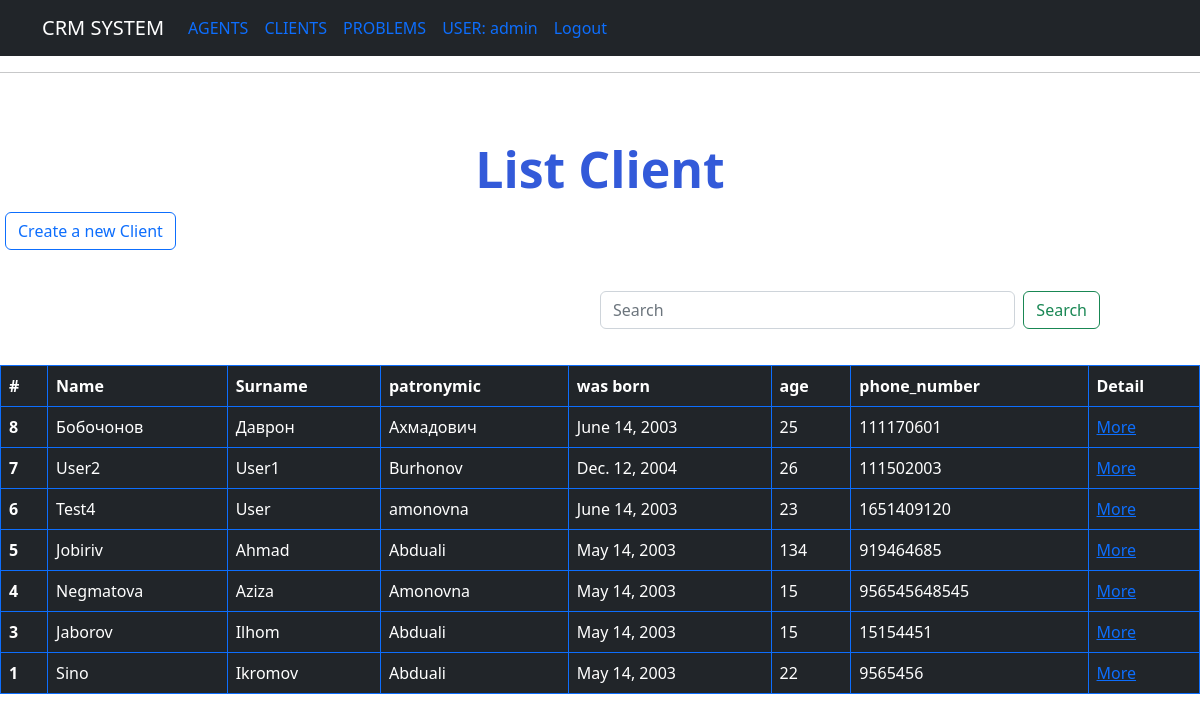
/ (signed in), run on the app's committed database.
### agents/models.py (models this page shows, shortened)
class CustomerUser(AbstractUser):
    pass

class Client(models.Model):
    GENDER = (
        ('male', 'male'),
        ('female', 'female')
    )
    first_name = models.CharField(max_length=100)
    last_name = models.CharField(max_length=100)
    patronymic = models.CharField(max_length=100)
    was_born = models.DateField(default=2003)
    gender = models.CharField(max_length=100, choices=GENDER)
    age = models.IntegerField(default=0)
    date_added = models.DateTimeField(auto_now_add=True)
    phone_number = models.CharField(max_length=20)
    email = models.EmailField()
    class Meta:
        ordering = ('-date_added',)

### client/views.py (the view)
# urls.py: path('', ListClientView.as_view(), name='list_client'),
class ListClientView(LoginRequiredMixin, generic.ListView):
    queryset = Client.objects.all()
    template_name = 'client/list_client.html'

### templates/client/list_client.html (shortened to what this page needs)
{% extends "base.html" %}
{% block content %}
<hr/>
<h1 class="list">List Client</h1>
<div class = "create_agent">
    <a class="btn btn-outline-primary" href="{% url 'create_client' %}"
   role="button">Create a new Client
</a>
</div>
  <div class="container-fluid my-3">
    <form class="d-flex" role="search" method="get" action="{% url 'search_results'  %}">
      <input name="q" class="form-control me-2" type="text" placeholder="Search" aria-label="Search">
      <button class="btn btn-outline-success" type="submit">Search</button>
    </form>
  </div>
<table class="table table-dark table-hover table-bordered border-primary">
  <thead>
    <tr>
      <th scope="col">#</th>
      <th scope="col">Name </th>
      <th scope="col">Surname </th>
      <th scope="col">patronymic</th>
      <th scope="col"> was born</th>
      <th scope="col">age </th>
      <th scope="col">phone_number </th>
        <th scope="col">Detail</th>
    </tr>
  </thead>
{% for client in object_list %}
  <tbody>
    <tr>
      <th scope="row">{{ client.pk }}</th>
       <td>{{ client.first_name }}</td>
      <td>{{ client.last_name }}</td>
      <td>{{ client.patronymic }}</td>
      <td>{{ client.was_born }}</td>
      <td>{{ client.age }}</td>
      <td>{{ client.phone_number }}</td>
        <td><a href="{{ client.pk }}">More</a></td>
    </tr>
  </tbody>
{% endfor %}
</table>
{% endblock %}

### templates/navbar.html (shortened to what this page needs)
<nav class="navbar navbar-expand-lg navbar-dark bg-dark" >
  <div class="container">
    <a class="navbar-brand" href="#">CRM SYSTEM</a>
    <div class="collapse navbar-collapse float-end" id="navbarNavAltMarkup">
      <div class="navbar-nav">
          <ul class="nav justify-content-end">
             {% if user.is_staff %}
              <li class="nav-item ">
              <a class="nav-link" href="{% url 'list_agent' %}">AGENTS</a>
              </li>
              {% endif %}
             {% if user.is_authenticated %}
              <li class="nav-item">
              <a class="nav-link" href="{% url 'list_client' %}">CLIENTS</a>
              </li>
              <li class="nav-item">
              <a class="nav-link" href="{% url 'list_problem' %}">PROBLEMS</a>
              </li>
              <li class="nav-item">
              <a class="nav-link" href="{% url 'list_problem' %}">USER: {{ user }}</a>
              </li>
              <li class="nav-item">
             <a  class="nav-link " href="{% url 'logout' %}">Logout</a>
              </li>
              {% else %}
              <li class="nav-item">
             <a class="nav-link" href="{% url 'login' %}">Login</a>
              </li>
              {% endif %}
</ul>
      </div>
    </div>
  </div>
</nav>

### agents/static/style.css (style rules this page uses)
body { background-color: fufufu; }
.btn { position: relative; padding 10px; }
.create_agent { position: relative; padding: 5px; }
.list { text-align: center; font-size: 50px; font-weight: 700; padding-top: 50px; color: #335AD9; }

### templates/client/list_client.html (style rules this page uses)
.container-fluid { padding-left: 50%; padding-right: 100px; padding-top: 20px; padding-bottom: 20px; }

### data on the page
CustomerUser: username "admin"
Client: pk "8", first_name "Бобочонов", last_name "Даврон", patronymic "Ахмадович", was_born "June 14, 2003", age "25", phone_number "111170601"
Client: pk "7", first_name "User2", last_name "User1", patronymic "Burhonov", was_born "Dec. 12, 2004", age "26", phone_number "111502003"
Client: pk "6", first_name "Test4", last_name "User", patronymic "amonovna", was_born "June 14, 2003", age "23", phone_number "1651409120"
Client: pk "5", first_name "Jobiriv", last_name "Ahmad", patronymic "Abduali", was_born "May 14, 2003", age "134", phone_number "919464685"
Client: pk "4", first_name "Negmatova", last_name "Aziza", patronymic "Amonovna", was_born "May 14, 2003", age "15", phone_number "956545648545"
Client: pk "3", first_name "Jaborov", last_name "Ilhom", patronymic "Abduali", was_born "May 14, 2003", age "15", phone_number "15154451"
Client: pk "1", first_name "Sino", last_name "Ikromov", patronymic "Abduali", was_born "May 14, 2003", age "22", phone_number "9565456"
